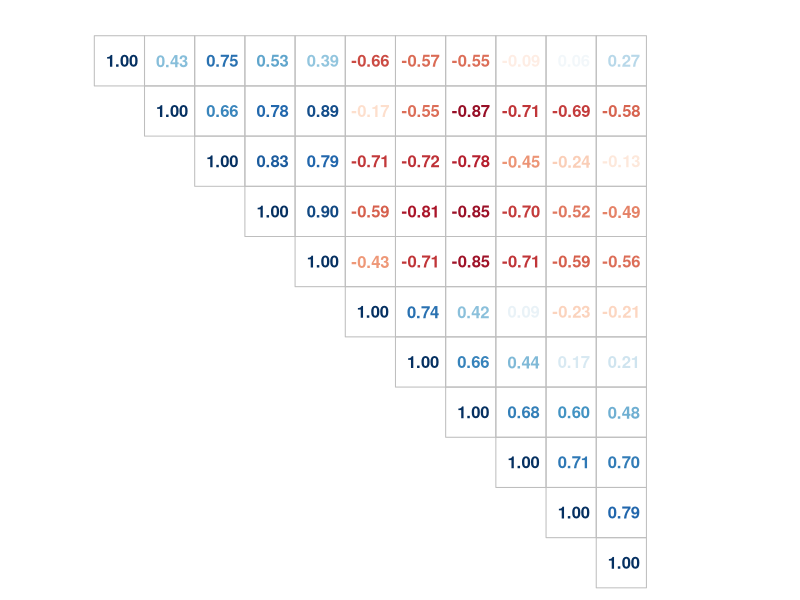

Source code (R): (Note: this script raises an error after producing the figure.)
## ---- chunk 1

## Criteria to judge
# Did the student do some exploratory data analyses?
# Did the student interpret the coefficients correctly?
# Did the student fit multiple models and detail their strategy for model selection?
# Did the student answer the questions of interest or detail why the question(s) is (are) not answerable?
# Did the student do a residual plot and some diagnostics?
# Did the student quantify the uncertainty in their conclusions and/or perform an inference correctly?
# Was the report brief (about 2 pages long) for the main body of the report and no longer than 5 with supporting appendix of figures?
# Did the report include an executive summary?
# Was the report done in Rmd (knitr)?


library(ggplot2)
library(ggthemes)
# library(grid)
library(dplyr)
# library(reshape2)
library(knitr)
library(scales)
library(corrplot)

data(mtcars)

## 
cars <- as.data.frame(mtcars)
cars$names <- row.names(mtcars)
cars$am <- factor(cars$am, 
                  labels = c('Manual', 'Automatic'))
cars$vs <- factor(cars$vs,
                  labels = c('V engine', 'Straight engine'))
cars$wt.lbs <- cars$wt * 2000

## ---- chunk 2

kable(mtcars)

## ---- chunk 3

cor.mtest <- function(mat, conf.level = 0.95) {
    mat <- as.matrix(mat)
    n <- ncol(mat)
    p.mat <- lowCI.mat <- uppCI.mat <- matrix(NA, n, n)
    diag(p.mat) <- 0
    diag(lowCI.mat) <- diag(uppCI.mat) <- 1
    for (i in 1:(n - 1)) {
        for (j in (i + 1):n) {
            tmp <- cor.test(mat[, i], mat[, j], conf.level = conf.level)
            p.mat[i, j] <- p.mat[j, i] <- tmp$p.value
            lowCI.mat[i, j] <- lowCI.mat[j, i] <- tmp$conf.int[1]
            uppCI.mat[i, j] <- uppCI.mat[j, i] <- tmp$conf.int[2]
        }
    }
    return(list(p.mat, lowCI.mat, uppCI.mat))
}

mtcars.cor <- cor(mtcars)
mtcars.mtest <- cor.mtest(mtcars, 0.95)
corrplot::corrplot(mtcars.cor, 
                   p.mat = mtcars.mtest[[1]],
                   type="upper", 
                   method = "number",
                   order="hclust", 
                   tl.col="black", 
                   tl.srt=45)
    
## ---- chunk 4

cars.am.mpg_stats <- cars %>%
    dplyr::group_by(am) %>%
    dplyr::summarize(mean.mpg = mean(mpg),
                     min.wt.lbs = min(wt.lbs),
                     max.wt.lbs = max(wt.lbs))

fit.a <- lm(mpg ~ factor(am) - 1, data = cars)
fit.a.summary <- summary(fit.a)
fit.a.coef <- coef(fit.a.summary)
row.names(fit.a.coef) <- c('Manual','Automatic')
kable(fit.a.coef)

qplot(.fitted, .resid, data = fit.a) +
  geom_hline(yintercept = 0) +
  geom_smooth(se = FALSE)


## ---- chunk 5

breaks <- seq(0, 35, by = 5)
p <- ggplot(cars, aes(x = names, y = mpg, fill = wt.lbs)) + 
     facet_grid(. ~ am, scales = 'free_x') + 
     geom_bar(stat = 'identity') +
     scale_fill_continuous('Weight (lbs)',
                           low = 'white', 
                           high = 'darkred',
                           labels = scales::comma) +
     scale_y_continuous('MPG', 
                        breaks = breaks) +
     geom_hline(data = cars.am.mpg_stats, 
               aes(yintercept = mean.mpg),
               size = 1.0,
               linetype = 'dashed',
               color = 'blue') +
     theme(axis.text.x = element_text(angle = 90),
           axis.title.x = element_blank())
p

## ---- chunk 6

breaks <- seq(0, 35, by = 5)
p <- ggplot(cars, aes(x = wt.lbs, y = mpg, color = am)) + 
     geom_point(size = 3.0) +
     geom_smooth(aes(group = am), 
                 method = 'lm', 
                 size = 1.0) + 
     scale_color_discrete('Transmission') +
     scale_x_continuous('Weight (in lbs)', labels = scales::comma) +
     scale_y_continuous('MPG',
                        breaks = breaks) +
     geom_vline(data = cars.am.mpg_stats[cars.am.mpg_stats$am == 'Manual',], 
           aes(xintercept = min.wt.lbs),
           size = 1.0,
           linetype = 'dashed') +
    geom_vline(data = cars.am.mpg_stats[cars.am.mpg_stats$am == 'Automatic',], 
           aes(xintercept = max.wt.lbs),
           size = 1.0,
           linetype = 'dashed') +
     theme(axis.text.x = element_text())
p

## ---- chunk 7

p <- ggplot(cars, aes(x = wt.lbs, y = mpg, color = factor(vs))) + 
     geom_point(size = 3.0) +
     geom_smooth(aes(group = factor(vs)), 
                 method = 'lm', 
                 size = 1.0) + 
     scale_color_discrete('V/S') +
     scale_x_continuous('Weight (in lbs)', labels = scales::comma) +
     scale_y_continuous('MPG',
                        breaks = breaks) +
     theme(axis.text.x = element_text())
p

## ---- chunk 8

p <- ggplot(cars, aes(x = wt.lbs, y = mpg, color = factor(cyl))) + 
     geom_point(size = 3.0) +
     stat_smooth(aes(group = factor(cyl)),
                 formula = y ~ 1,
                 method = 'lm', 
                 size = 1.0) + 
     scale_color_discrete('Cylinders') +
     scale_x_continuous('Weight (in lbs)', 
                        labels = scales::comma) +
     scale_y_continuous('MPG',
                        breaks = breaks) +
     theme(axis.text.x = element_text())
p

## ---- chunk 9

fit.b <- lm(mpg ~ ., data = mtcars)
fit.c <- lm(mpg ~ factor(am) : wt, data = mtcars)
fit.d <- lm(mpg ~ factor(vs) : wt, data = mtcars)
fit.e <- lm(mpg ~ factor(cyl) + wt, data = mtcars)
fit.f <- lm(mpg ~ factor(am) : wt + factor(vs) : wt + factor(cyl) , data = mtcars)
fit.g <- lm(mpg ~ factor(am) : wt + factor(vs) : wt, data = mtcars)
fit.h <- lm(mpg ~ factor(am) : wt + factor(cyl), data = mtcars)
fit.i <- lm(mpg ~ factor(am) : wt + factor(am) : drat + factor(cyl), data = mtcars)
fit.model_comp <- anova(fit.a, fit.b, fit.c, fit.d, fit.e, fit.f, fit.g, fit.h, fit.i)
row.names(fit.model_comp) <- c('A','B','C','D','E','F','G','H','I')
kable(fit.model_comp)

